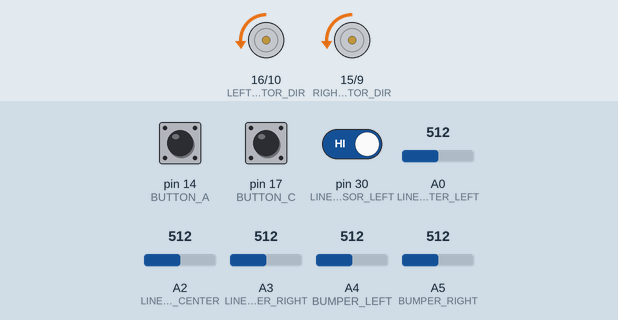
This sketch was run on a simulated Arduino Leonardo, built with avr-gcc and run on an emulated ATmega32U4. On the bench: direction and speed pins drawn as motors (green arrow = direction pin HIGH = forward, orange = LOW = backward, longer = more drive). The test bench sets the inputs (shaded band); at power-on: A4 (BUMPER_LEFT) = 512, A0 (LINE_SENSOR_CENTER_LEFT) = 512, A3 (LINE_SENSOR_CENTER_RIGHT) = 512, pin 14 (BUTTON_A) HIGH, pin 17 (BUTTON_C) HIGH, A2 (LINE_SENSOR_CENTER) = 512, A5 (BUMPER_RIGHT) = 512, pin 30 (LINE_SENSOR_LEFT) HIGH. What the sketch prints to the serial monitor is not drawn.

Above: at 4.7 s.
4.8 s: A4 (BUMPER_LEFT) set to 992
At 6.1 s:
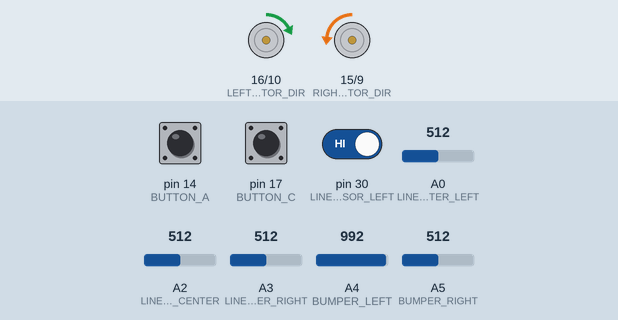
11.1 s: A0 (LINE_SENSOR_CENTER_LEFT) set to 716
At 12.3 s:
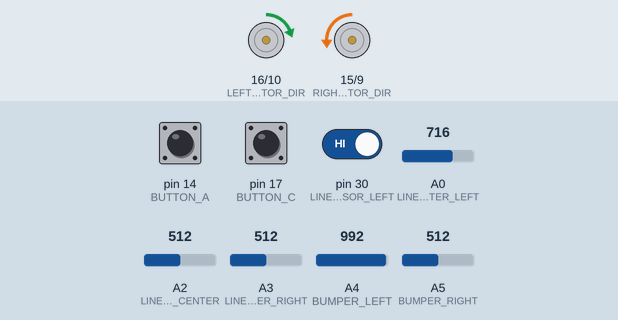
12.6 s: A3 (LINE_SENSOR_CENTER_RIGHT) set to 716
At 13.4 s:
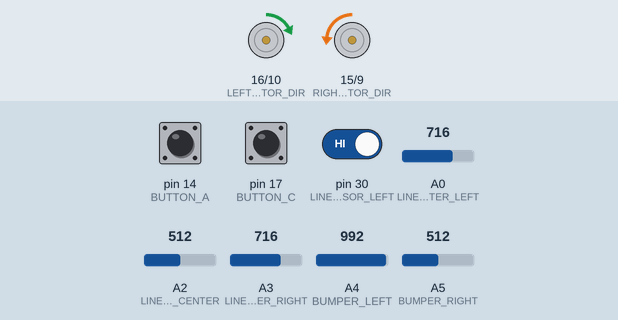
Timing chart, 0 to 15.1 s (numbered marks = the images above; inputs shaded):
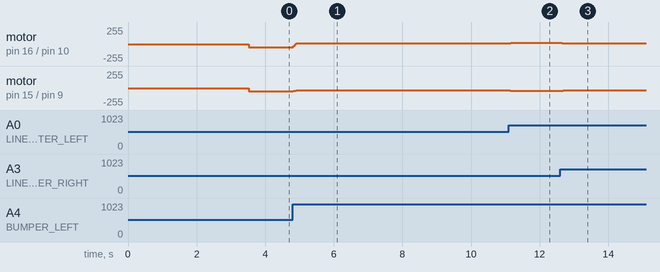

The sketch:

followingtext-2.ino
```cpp
#include <Arduino.h>

// 引脚定义
#define LEFT_MOTOR_PWM 10
#define LEFT_MOTOR_DIR 16
#define RIGHT_MOTOR_PWM 9
#define RIGHT_MOTOR_DIR 15

#define BUMPER_LEFT 4
#define BUMPER_RIGHT 5

#define LINE_SENSOR_LEFT 12
#define LINE_SENSOR_CENTER_LEFT 18
#define LINE_SENSOR_CENTER 20
#define LINE_SENSOR_CENTER_RIGHT 21
#define LINE_SENSOR_RIGHT 22

// 按钮引脚定义
#define BUTTON_A 14
#define BUTTON_B 30
#define BUTTON_C 17

// 按钮状态变量
bool lastButtonAState = HIGH;
bool lastButtonBState = HIGH;
bool lastButtonCState = HIGH;
bool currentButtonAState = HIGH;
bool currentButtonBState = HIGH;
bool currentButtonCState = HIGH;

// 控制参数
#define TARGET_DISTANCE 300
#define BASE_SPEED 30
#define MAX_SPEED 120
#define MIN_SPEED 0
#define FILTER_SAMPLES 5       // 平均滤波窗口大小
#define BUMPER_THRESHOLD 80    // 碰撞传感器阈值
#define LINE_THRESHOLD 35      // 线传感器阈值

// 传感器数据结构
struct SensorData {
  int bumperLeft;
  int bumperRight;
  int lineLeft;
  int lineCenterLeft;
  int lineCenter;
  int lineCenterRight;
  int lineRight;
};

// 滤波数据结构
struct FilterData {
  int bumperLeft[FILTER_SAMPLES];
  int bumperRight[FILTER_SAMPLES];
  int lineLeft[FILTER_SAMPLES];
  int lineCenterLeft[FILTER_SAMPLES];
  int lineCenter[FILTER_SAMPLES];
  int lineCenterRight[FILTER_SAMPLES];
  int lineRight[FILTER_SAMPLES];

  int bumperLeftIndex = 0;
  int bumperRightIndex = 0;
  int lineLeftIndex = 0;
  int lineCenterLeftIndex = 0;
  int lineCenterIndex = 0;
  int lineCenterRightIndex = 0;
  int lineRightIndex = 0;
};

SensorData currentSensors;
FilterData filterData;

// 环境光基准
int ambientLightBumperLeft = 0;
int ambientLightBumperRight = 0;
int ambientLightLineLeft = 0;
int ambientLightLineCenterLeft = 0;
int ambientLightLineCenter = 0;
int ambientLightLineCenterRight = 0;
int ambientLightLineRight = 0;

// 电机初始化
void initMotors() {
  pinMode(LEFT_MOTOR_PWM, OUTPUT);
  pinMode(LEFT_MOTOR_DIR, OUTPUT);
  pinMode(RIGHT_MOTOR_PWM, OUTPUT);
  pinMode(RIGHT_MOTOR_DIR, OUTPUT);

  digitalWrite(LEFT_MOTOR_DIR, LOW);
  digitalWrite(RIGHT_MOTOR_DIR, LOW);
}

// 按钮初始化
void initButtons() {
  pinMode(BUTTON_A, INPUT_PULLUP);
  pinMode(BUTTON_B, INPUT_PULLUP);
  pinMode(BUTTON_C, INPUT_PULLUP);
}

// 环境光校准
void calibrateAmbientLight() {
  delay(1000);

  int sumBumperLeft = 0, sumBumperRight = 0;
  int sumLineLeft = 0, sumLineCenterLeft = 0, sumLineCenter = 0;
  int sumLineCenterRight = 0, sumLineRight = 0;

  const int samples = 10;

  for (int i = 0; i < samples; i++) {
    // 校准碰撞传感器
    sumBumperLeft += analogRead(BUMPER_LEFT);
    sumBumperRight += analogRead(BUMPER_RIGHT);

    // 校准线传感器
    sumLineLeft += analogRead(LINE_SENSOR_LEFT);
    sumLineCenterLeft += analogRead(LINE_SENSOR_CENTER_LEFT);
    sumLineCenter += analogRead(LINE_SENSOR_CENTER);
    sumLineCenterRight += analogRead(LINE_SENSOR_CENTER_RIGHT);
    sumLineRight += analogRead(LINE_SENSOR_RIGHT);

    delay(50);
  }

  // 计算每个传感器的环境光基准
  ambientLightBumperLeft = sumBumperLeft / samples;
  ambientLightBumperRight = sumBumperRight / samples;
  ambientLightLineLeft = sumLineLeft / samples;
  ambientLightLineCenterLeft = sumLineCenterLeft / samples;
  ambientLightLineCenter = sumLineCenter / samples;
  ambientLightLineCenterRight = sumLineCenterRight / samples;
  ambientLightLineRight = sumLineRight / samples;
}

// 移动时的平均滤波函数
int movingAverageFilter(int newValue, int* buffer, int& index) {
  buffer[index] = newValue;
  index = (index + 1) % FILTER_SAMPLES;

  long sum = 0;
  for (int i = 0; i < FILTER_SAMPLES; i++) {
    sum += buffer[i];
  }
  return sum / FILTER_SAMPLES;
}

// 传感器读取
void readSensors() {
  // 读取并处理碰撞传感器
  int rawBumperLeft = max(0, analogRead(BUMPER_LEFT) - ambientLightBumperLeft);
  int rawBumperRight = max(0, analogRead(BUMPER_RIGHT) - ambientLightBumperRight);

  currentSensors.bumperLeft = movingAverageFilter(rawBumperLeft,
                                                 filterData.bumperLeft,
                                                 filterData.bumperLeftIndex);
  currentSensors.bumperRight = movingAverageFilter(rawBumperRight,
                                                  filterData.bumperRight,
                                                  filterData.bumperRightIndex);

  // 碰撞传感器阈值处理
  if (currentSensors.bumperLeft < BUMPER_THRESHOLD) currentSensors.bumperLeft = 0;
  if (currentSensors.bumperRight < BUMPER_THRESHOLD) currentSensors.bumperRight = 0;

  // 读取并处理所有线传感器
  currentSensors.lineLeft = movingAverageFilter(
    max(0, analogRead(LINE_SENSOR_LEFT) - ambientLightLineLeft),
    filterData.lineLeft, filterData.lineLeftIndex);

  currentSensors.lineCenterLeft = movingAverageFilter(
    max(0, analogRead(LINE_SENSOR_CENTER_LEFT) - ambientLightLineCenterLeft),
    filterData.lineCenterLeft, filterData.lineCenterLeftIndex);

  currentSensors.lineCenter = movingAverageFilter(
    max(0, analogRead(LINE_SENSOR_CENTER) - ambientLightLineCenter),
    filterData.lineCenter, filterData.lineCenterIndex);

  currentSensors.lineCenterRight = movingAverageFilter(
    max(0, analogRead(LINE_SENSOR_CENTER_RIGHT) - ambientLightLineCenterRight),
    filterData.lineCenterRight, filterData.lineCenterRightIndex);

  currentSensors.lineRight = movingAverageFilter(
    max(0, analogRead(LINE_SENSOR_RIGHT) - ambientLightLineRight),
    filterData.lineRight, filterData.lineRightIndex);

  // 线传感器阈值处理
  if (currentSensors.lineLeft < LINE_THRESHOLD) currentSensors.lineLeft = 0;
  if (currentSensors.lineCenterLeft < LINE_THRESHOLD) currentSensors.lineCenterLeft = 0;
  if (currentSensors.lineCenter < LINE_THRESHOLD) currentSensors.lineCenter = 0;
  if (currentSensors.lineCenterRight < LINE_THRESHOLD) currentSensors.lineCenterRight = 0;
  if (currentSensors.lineRight < LINE_THRESHOLD) currentSensors.lineRight = 0;
}

// 串口输出函数
void handleSerialOutput() {
  // 读取当前按钮状态
  currentButtonAState = digitalRead(BUTTON_A);
  currentButtonBState = digitalRead(BUTTON_B);
  currentButtonCState = digitalRead(BUTTON_C);

  // 按下按钮A
  if (lastButtonAState == HIGH && currentButtonAState == LOW) {
    outputSensorValues();
  }

  // 按下按钮B
  if (lastButtonBState == HIGH && currentButtonBState == LOW) {
    outputAmbientLightValues();
  }

  // 按下按钮C
  if (lastButtonCState == HIGH && currentButtonCState == LOW) {
    outputFilteredValues();
  }

  // 更新上一次按钮状态
  lastButtonAState = currentButtonAState;
  lastButtonBState = currentButtonBState;
  lastButtonCState = currentButtonCState;
}

// 输出原始传感器值
void outputSensorValues() {
  Serial.println("=== 原始传感器值 ===");
  Serial.print("BL: "); Serial.print(analogRead(BUMPER_LEFT));
  Serial.print(" | BR: "); Serial.println(analogRead(BUMPER_RIGHT));

  Serial.print("LL: "); Serial.print(analogRead(LINE_SENSOR_LEFT));
  Serial.print(" | LCL: "); Serial.print(analogRead(LINE_SENSOR_CENTER_LEFT));
  Serial.print(" | LC: "); Serial.print(analogRead(LINE_SENSOR_CENTER));
  Serial.print(" | LCR: "); Serial.print(analogRead(LINE_SENSOR_CENTER_RIGHT));
  Serial.print(" | LR: "); Serial.println(analogRead(LINE_SENSOR_RIGHT));
  Serial.println();
}

// 输出环境光补偿值
void outputAmbientLightValues() {
  Serial.println("=== 环境光补偿值 ===");
  Serial.print("BL基准: "); Serial.print(ambientLightBumperLeft);
  Serial.print(" | BR基准: "); Serial.println(ambientLightBumperRight);

  Serial.print("LL基准: "); Serial.print(ambientLightLineLeft);
  Serial.print(" | LCL基准: "); Serial.print(ambientLightLineCenterLeft);
  Serial.print(" | LC基准: "); Serial.print(ambientLightLineCenter);
  Serial.print(" | LCR基准: "); Serial.print(ambientLightLineCenterRight);
  Serial.print(" | LR基准: "); Serial.println(ambientLightLineRight);
  Serial.println();
}

// 输出平均滤波值
void outputFilteredValues() {
  Serial.println("=== 滤波后传感器值 ===");
  Serial.print("BL: "); Serial.print(currentSensors.bumperLeft);
  Serial.print(" | BR: "); Serial.println(currentSensors.bumperRight);

  Serial.print("LL: "); Serial.print(currentSensors.lineLeft);
  Serial.print(" | LCL: "); Serial.print(currentSensors.lineCenterLeft);
  Serial.print(" | LC: "); Serial.print(currentSensors.lineCenter);
  Serial.print(" | LCR: "); Serial.print(currentSensors.lineCenterRight);
  Serial.print(" | LR: "); Serial.println(currentSensors.lineRight);

  // 输出距离和转向误差
  int distanceError = calculateDistanceError();
  int steeringError = calculateSteeringError();
  Serial.print("距离误差: "); Serial.print(distanceError);
  Serial.print(" | 转向误差: "); Serial.println(steeringError);
  Serial.println();
}

// 计算距离误差
int calculateDistanceError() {
  int totalBumper = currentSensors.bumperLeft + currentSensors.bumperRight;
  return totalBumper - TARGET_DISTANCE;
}

// 计算转向误差
int calculateSteeringError() {
  int bumperSteeringError = currentSensors.bumperRight - currentSensors.bumperLeft;

  // 使用线传感器计算位置误差
  int lineLeftSum = currentSensors.lineLeft + currentSensors.lineCenterLeft;
  int lineRightSum = currentSensors.lineRight + currentSensors.lineCenterRight;
  int lineSteeringError = lineRightSum - lineLeftSum;

  // 综合碰撞传感器和线传感器的转向误差
  // 权重需要测试
  int totalSteeringError = (bumperSteeringError * 7 + lineSteeringError * 3) / 10;

  return totalSteeringError;
}

// 设置电机速度
void setMotorSpeed(int leftSpeed, int rightSpeed) {
  // 限制速度范围
  leftSpeed = constrain(leftSpeed, -MAX_SPEED, MAX_SPEED);
  rightSpeed = constrain(rightSpeed, -MAX_SPEED, MAX_SPEED);

  // 设置左电机
  if (leftSpeed >= 0) {
    digitalWrite(LEFT_MOTOR_DIR, LOW);
    analogWrite(LEFT_MOTOR_PWM, leftSpeed);
  } else {
    digitalWrite(LEFT_MOTOR_DIR, HIGH);
    analogWrite(LEFT_MOTOR_PWM, -leftSpeed);
  }

  // 设置右电机
  if (rightSpeed >= 0) {
    digitalWrite(RIGHT_MOTOR_DIR, LOW);
    analogWrite(RIGHT_MOTOR_PWM, rightSpeed);
  } else {
    digitalWrite(RIGHT_MOTOR_DIR, HIGH);
    analogWrite(RIGHT_MOTOR_PWM, -rightSpeed);
  }
}

// 主控制函数
void followControl() {
  // 计算距离误差和转向误差
  int distanceError = calculateDistanceError();
  int steeringError = calculateSteeringError();

  // 根据距离误差调整速度
  int baseSpeed = BASE_SPEED;
  if (distanceError > 0) {
    // 距离太近，减速
    baseSpeed = max(MIN_SPEED, BASE_SPEED - distanceError / 10);
  } else if (distanceError < -100) {
    // 距离太远，加速
    baseSpeed = min(MAX_SPEED, BASE_SPEED + (-distanceError) / 20);
  }

  // 根据转向误差调整左右轮速差
  int speedDifference = steeringError / 8; // 比例系数需要调试

  // 计算最终电机速度
  int leftSpeed = baseSpeed + speedDifference;
  int rightSpeed = baseSpeed - speedDifference;

  setMotorSpeed(leftSpeed, rightSpeed);
}

void setup() {
  // 初始化串口
  Serial.begin(9600);

  // 初始化电机
  initMotors();

  // 初始化按钮
  initButtons();

  // 环境光校准
  calibrateAmbientLight();

  // 停止电机
  setMotorSpeed(0, 0);

  Serial.println("系统初始化完成");
  Serial.println("按钮A: 原始传感器值 | 按钮B: 环境光基准 | 按钮C: 滤波后值");

  delay(2000); // 等待2秒开始
}

void loop() {
  // 读取传感器数据
  readSensors();

  // 执行跟随控制
  followControl();

  // 串口输出
  handleSerialOutput();

  delay(20);
}
```

Measured:
- after the input at 4.8 s, motor on pin 16 (LEFT_MOTOR_DIR) / pin 10 (LEFT_MOTOR_PWM): backward 45/255 → forward 12/255 at once; motor on pin 15 (RIGHT_MOTOR_DIR) / pin 9 (RIGHT_MOTOR_PWM): backward 45/255 → backward 44/255 at once, → backward 36/255 0.07 s later
- after the input at 11.1 s, motor on pin 16 (LEFT_MOTOR_DIR) / pin 10 (LEFT_MOTOR_PWM): forward 12/255 → forward 19/255 at once; motor on pin 15 (RIGHT_MOTOR_DIR) / pin 9 (RIGHT_MOTOR_PWM): backward 36/255 → backward 43/255 at once
- after the input at 12.6 s, motor on pin 16 (LEFT_MOTOR_DIR) / pin 10 (LEFT_MOTOR_PWM): forward 19/255 → forward 12/255 at once; motor on pin 15 (RIGHT_MOTOR_DIR) / pin 9 (RIGHT_MOTOR_PWM): backward 43/255 → backward 36/255 at once
